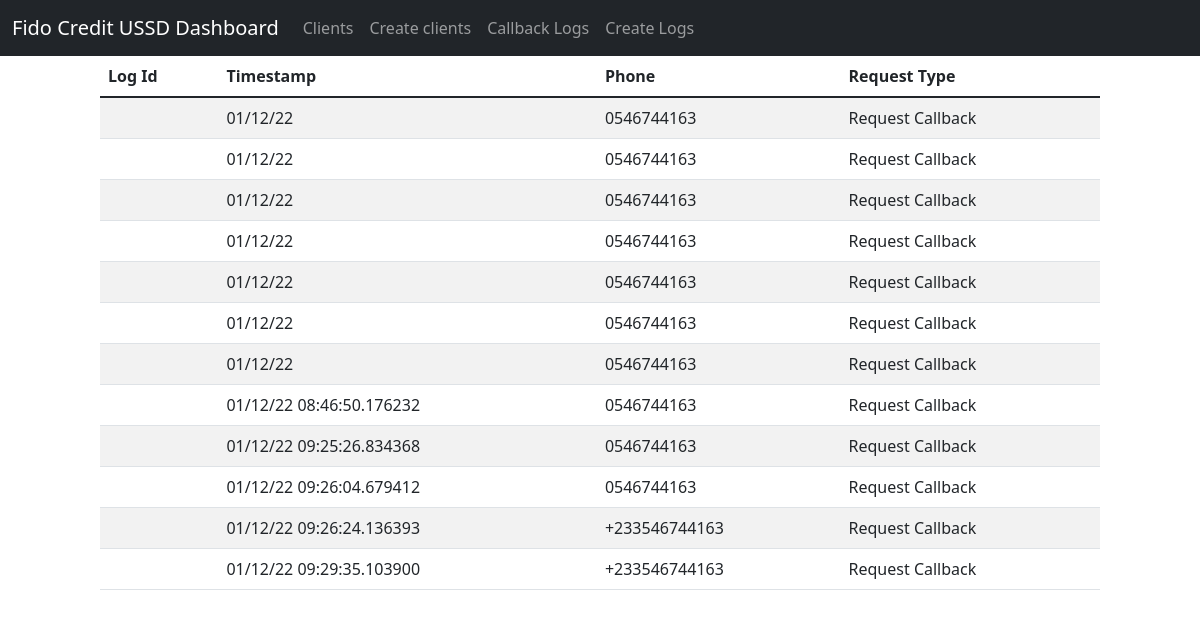
Page /logs on the earlier database version.
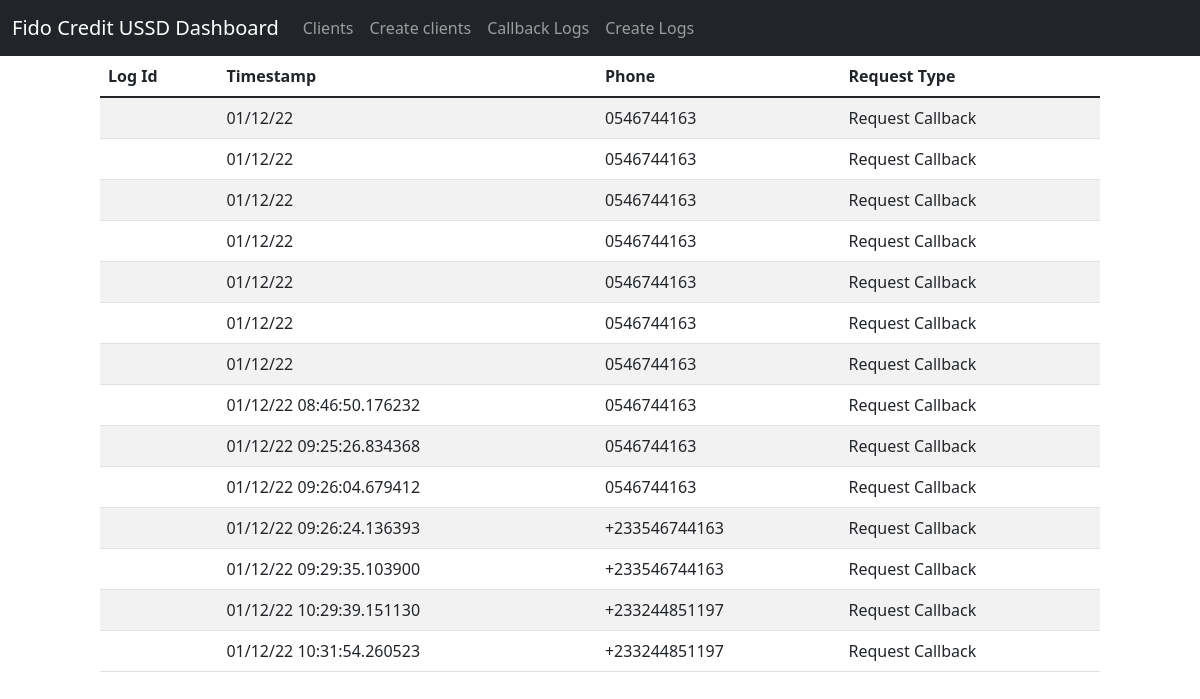
Same page on the later database version.
### app.py (models this page shows)
class Logs(db.Model):
    id = db.Column('log_id', db.Integer, primary_key=True)
    timestamp = db.Column(db.String(50))
    phone = db.Column(db.String(15))  # user input or from ussd_session
    request_type = db.Column(db.String(15))

### app.py (the view)
@ app.route('/logs')
def show_logs():
    return render_template('show_logs.html', logs=Logs.query.all())

### templates/show_logs.html (shortened to what this page needs)
<!DOCTYPE html>
<html lang="en">
<head>
    <link href="https://cdn.jsdelivr.net/npm/bootstrap@5.1.3/dist/css/bootstrap.min.css" rel="stylesheet"
>
</head>
<body>
    <nav class="navbar navbar-expand-lg navbar-dark bg-dark">
        <div class="container-fluid">
            <a class="navbar-brand" href="/">Fido Credit USSD Dashboard</a>
            <div class="collapse navbar-collapse" id="navbarNavAltMarkup">
                <div class="navbar-nav">
                    <a class="nav-link" href="{{ url_for('show_all') }}">Clients</a>
                    <a class="nav-link" href="{{ url_for('new') }}">Create clients</a>
                    <a class="nav-link" href="{{ url_for('show_logs') }}">Callback Logs</a>
                    <a class="nav-link" href="{{ url_for('new_log') }}">Create Logs</a>
                </div>
            </div>
        </div>
    </nav>
    <div class="col-12 offset-md-1 col-md-10">
        <table class="table table-striped">
            <thead>
                <tr>
                    <th>Log Id</th>
                    <th>Timestamp</th>
                    <th>Phone</th>
                    <th>Request Type</th>
                </tr>
            </thead>
            <tbody>
                {% for log in logs %}
                <tr>
                    <td>{{ log.log_id }}</td>
                    <td>{{ log.timestamp }}</td>
                    <td>{{ log.phone }}</td>
                    <td>{{ log.request_type }}</td>
                </tr>
                {% endfor %}
            </tbody>
        </table>
    </div>
</body>
</html>

Differences in the rows shown:
added Logs: timestamp "01/12/22 10:29:39.151130", phone "+233244851197", request_type "Request Callback"
added Logs: timestamp "01/12/22 10:31:54.260523", phone "+233244851197", request_type "Request Callback"
